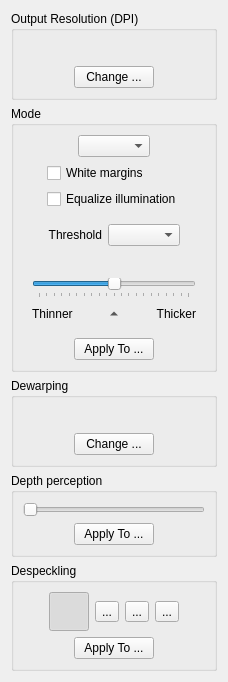
<?xml version="1.0" encoding="UTF-8"?>
<ui version="4.0">
 <class>OutputOptionsWidget</class>
 <widget class="QWidget" name="OutputOptionsWidget">
  <property name="geometry">
   <rect>
    <x>0</x>
    <y>0</y>
    <width>228</width>
    <height>621</height>
   </rect>
  </property>
  <property name="windowTitle">
   <string>Form</string>
  </property>
  <layout class="QVBoxLayout" name="verticalLayout_6">
   <item>
    <widget class="QGroupBox" name="dpiPanel">
     <property name="title">
      <string>Output Resolution (DPI)</string>
     </property>
     <layout class="QVBoxLayout" name="verticalLayout_2">
      <item>
       <layout class="QHBoxLayout" name="horizontalLayout_3">
        <item>
         <spacer name="horizontalSpacer_5">
          <property name="orientation">
           <enum>Qt::Horizontal</enum>
          </property>
          <property name="sizeHint" stdset="0">
           <size>
            <width>0</width>
            <height>20</height>
           </size>
          </property>
         </spacer>
        </item>
        <item>
         <widget class="QLabel" name="dpiLabel">
          <property name="text">
           <string/>
          </property>
         </widget>
        </item>
        <item>
         <spacer name="horizontalSpacer_6">
          <property name="orientation">
           <enum>Qt::Horizontal</enum>
          </property>
          <property name="sizeHint" stdset="0">
           <size>
            <width>0</width>
            <height>20</height>
           </size>
          </property>
         </spacer>
        </item>
       </layout>
      </item>
      <item>
       <layout class="QHBoxLayout" name="horizontalLayout_4">
        <item>
         <spacer name="horizontalSpacer_7">
          <property name="orientation">
           <enum>Qt::Horizontal</enum>
          </property>
          <property name="sizeHint" stdset="0">
           <size>
            <width>0</width>
            <height>20</height>
           </size>
          </property>
         </spacer>
        </item>
        <item>
         <widget class="QPushButton" name="changeDpiButton">
          <property name="text">
           <string>Change ...</string>
          </property>
         </widget>
        </item>
        <item>
         <spacer name="horizontalSpacer_8">
          <property name="orientation">
           <enum>Qt::Horizontal</enum>
          </property>
          <property name="sizeHint" stdset="0">
           <size>
            <width>0</width>
            <height>20</height>
           </size>
          </property>
         </spacer>
        </item>
       </layout>
      </item>
     </layout>
    </widget>
   </item>
   <item>
    <widget class="QGroupBox" name="modePanel">
     <property name="title">
      <string>Mode</string>
     </property>
     <property name="flat">
      <bool>false</bool>
     </property>
     <property name="checkable">
      <bool>false</bool>
     </property>
     <layout class="QVBoxLayout" name="verticalLayout_4">
      <item>
       <layout class="QHBoxLayout" name="horizontalLayout_2">
        <item>
         <spacer name="horizontalSpacer">
          <property name="orientation">
           <enum>Qt::Horizontal</enum>
          </property>
          <property name="sizeHint" stdset="0">
           <size>
            <width>0</width>
            <height>20</height>
           </size>
          </property>
         </spacer>
        </item>
        <item>
         <widget class="QComboBox" name="colorModeSelector"/>
        </item>
        <item>
         <spacer name="horizontalSpacer_2">
          <property name="orientation">
           <enum>Qt::Horizontal</enum>
          </property>
          <property name="sizeHint" stdset="0">
           <size>
            <width>0</width>
            <height>20</height>
           </size>
          </property>
         </spacer>
        </item>
       </layout>
      </item>
      <item>
       <widget class="QWidget" name="colorGrayscaleOptions" native="true">
        <layout class="QHBoxLayout" name="horizontalLayout_6">
         <property name="margin">
          <number>0</number>
         </property>
         <item>
          <spacer name="horizontalSpacer_13">
           <property name="orientation">
            <enum>Qt::Horizontal</enum>
           </property>
           <property name="sizeHint" stdset="0">
            <size>
             <width>13</width>
             <height>17</height>
            </size>
           </property>
          </spacer>
         </item>
         <item>
          <layout class="QVBoxLayout" name="verticalLayout_3">
           <item>
            <widget class="QCheckBox" name="whiteMarginsCB">
             <property name="text">
              <string>White margins</string>
             </property>
            </widget>
           </item>
           <item>
            <widget class="QCheckBox" name="equalizeIlluminationCB">
             <property name="text">
              <string>Equalize illumination</string>
             </property>
            </widget>
           </item>
          </layout>
         </item>
         <item>
          <spacer name="horizontalSpacer_14">
           <property name="orientation">
            <enum>Qt::Horizontal</enum>
           </property>
           <property name="sizeHint" stdset="0">
            <size>
             <width>13</width>
             <height>17</height>
            </size>
           </property>
          </spacer>
         </item>
        </layout>
       </widget>
      </item>
      <item>
       <widget class="QWidget" name="bwOptions" native="true">
        <layout class="QVBoxLayout" name="verticalLayout">
         <item>
          <layout class="QHBoxLayout" name="horizontalLayout_31">
           <item>
            <spacer name="horizontalSpacer_31">
             <property name="orientation">
              <enum>Qt::Horizontal</enum>
             </property>
             <property name="sizeHint" stdset="0">
              <size>
               <width>0</width>
               <height>20</height>
              </size>
             </property>
            </spacer>
           </item>
           <item>
            <widget class="QLabel" name="thresholdMethodLabel">
             <property name="text">
              <string>Threshold</string>
             </property>
             <property name="alignment">
              <set>Qt::AlignRight|Qt::AlignTrailing|Qt::AlignVCenter</set>
             </property>
            </widget>
           </item>
           <item>
            <widget class="QComboBox" name="thresholdMethodSelector"/>
           </item>
           <item>
            <spacer name="horizontalSpacer_32">
             <property name="orientation">
              <enum>Qt::Horizontal</enum>
             </property>
             <property name="sizeHint" stdset="0">
              <size>
               <width>0</width>
               <height>20</height>
              </size>
             </property>
            </spacer>
           </item>
          </layout>
         </item>
         <item>
          <layout class="QHBoxLayout" name="horizontalLayout_12">
           <item>
            <spacer name="horizontalSpacer_22">
             <property name="orientation">
              <enum>Qt::Horizontal</enum>
             </property>
             <property name="sizeHint" stdset="0">
              <size>
               <width>40</width>
               <height>20</height>
              </size>
             </property>
            </spacer>
           </item>
           <item>
            <widget class="QLabel" name="thresholLabel">
             <property name="text">
              <string/>
             </property>
            </widget>
           </item>
           <item>
            <spacer name="horizontalSpacer_21">
             <property name="orientation">
              <enum>Qt::Horizontal</enum>
             </property>
             <property name="sizeHint" stdset="0">
              <size>
               <width>40</width>
               <height>20</height>
              </size>
             </property>
            </spacer>
           </item>
          </layout>
         </item>
         <item>
          <widget class="QSlider" name="thresholdSlider">
           <property name="minimum">
            <number>-50</number>
           </property>
           <property name="maximum">
            <number>50</number>
           </property>
           <property name="pageStep">
            <number>5</number>
           </property>
           <property name="tracking">
            <bool>true</bool>
           </property>
           <property name="orientation">
            <enum>Qt::Horizontal</enum>
           </property>
           <property name="invertedAppearance">
            <bool>false</bool>
           </property>
           <property name="invertedControls">
            <bool>false</bool>
           </property>
           <property name="tickPosition">
            <enum>QSlider::TicksBelow</enum>
           </property>
          </widget>
         </item>
         <item>
          <layout class="QHBoxLayout" name="horizontalLayout_7">
           <property name="spacing">
            <number>0</number>
           </property>
           <item>
            <widget class="QLabel" name="lighterThresholdLink">
             <property name="text">
              <string>Thinner</string>
             </property>
            </widget>
           </item>
           <item>
            <widget class="QToolButton" name="neutralThresholdBtn">
             <property name="cursor">
              <cursorShape>PointingHandCursor</cursorShape>
             </property>
             <property name="text">
              <string/>
             </property>
             <property name="iconSize">
              <size>
               <width>12</width>
               <height>12</height>
              </size>
             </property>
             <property name="toolButtonStyle">
              <enum>Qt::ToolButtonIconOnly</enum>
             </property>
             <property name="autoRaise">
              <bool>true</bool>
             </property>
             <property name="arrowType">
              <enum>Qt::UpArrow</enum>
             </property>
            </widget>
           </item>
           <item>
            <widget class="QLabel" name="darkerThresholdLink">
             <property name="text">
              <string>Thicker</string>
             </property>
             <property name="alignment">
              <set>Qt::AlignRight|Qt::AlignTrailing|Qt::AlignVCenter</set>
             </property>
            </widget>
           </item>
          </layout>
         </item>
        </layout>
       </widget>
      </item>
      <item>
       <layout class="QHBoxLayout" name="horizontalLayout_5">
        <item>
         <spacer name="horizontalSpacer_9">
          <property name="orientation">
           <enum>Qt::Horizontal</enum>
          </property>
          <property name="sizeHint" stdset="0">
           <size>
            <width>0</width>
            <height>20</height>
           </size>
          </property>
         </spacer>
        </item>
        <item>
         <widget class="QPushButton" name="applyColorsButton">
          <property name="text">
           <string>Apply To ...</string>
          </property>
         </widget>
        </item>
        <item>
         <spacer name="horizontalSpacer_10">
          <property name="orientation">
           <enum>Qt::Horizontal</enum>
          </property>
          <property name="sizeHint" stdset="0">
           <size>
            <width>0</width>
            <height>20</height>
           </size>
          </property>
         </spacer>
        </item>
       </layout>
      </item>
     </layout>
    </widget>
   </item>
   <item>
    <widget class="QGroupBox" name="dewarpingPanel">
     <property name="title">
      <string>Dewarping</string>
     </property>
     <layout class="QVBoxLayout" name="verticalLayout_7">
      <item>
       <layout class="QHBoxLayout" name="horizontalLayout_11">
        <item>
         <spacer name="horizontalSpacer_19">
          <property name="orientation">
           <enum>Qt::Horizontal</enum>
          </property>
          <property name="sizeHint" stdset="0">
           <size>
            <width>0</width>
            <height>20</height>
           </size>
          </property>
         </spacer>
        </item>
        <item>
         <widget class="QLabel" name="dewarpingStatusLabel">
          <property name="text">
           <string/>
          </property>
         </widget>
        </item>
        <item>
         <spacer name="horizontalSpacer_20">
          <property name="orientation">
           <enum>Qt::Horizontal</enum>
          </property>
          <property name="sizeHint" stdset="0">
           <size>
            <width>0</width>
            <height>20</height>
           </size>
          </property>
         </spacer>
        </item>
       </layout>
      </item>
      <item>
       <layout class="QHBoxLayout" name="horizontalLayout_8">
        <item>
         <spacer name="horizontalSpacer_17">
          <property name="orientation">
           <enum>Qt::Horizontal</enum>
          </property>
          <property name="sizeHint" stdset="0">
           <size>
            <width>40</width>
            <height>20</height>
           </size>
          </property>
         </spacer>
        </item>
        <item>
         <widget class="QPushButton" name="changeDewarpingButton">
          <property name="text">
           <string>Change ...</string>
          </property>
         </widget>
        </item>
        <item>
         <spacer name="horizontalSpacer_18">
          <property name="orientation">
           <enum>Qt::Horizontal</enum>
          </property>
          <property name="sizeHint" stdset="0">
           <size>
            <width>40</width>
            <height>20</height>
           </size>
          </property>
         </spacer>
        </item>
       </layout>
      </item>
     </layout>
    </widget>
   </item>
   <item>
    <widget class="QGroupBox" name="depthPerceptionPanel">
     <property name="title">
      <string>Depth perception</string>
     </property>
     <layout class="QVBoxLayout" name="verticalLayout_8">
      <item>
       <widget class="QSlider" name="depthPerceptionSlider">
        <property name="minimum">
         <number>10</number>
        </property>
        <property name="maximum">
         <number>30</number>
        </property>
        <property name="pageStep">
         <number>5</number>
        </property>
        <property name="value">
         <number>10</number>
        </property>
        <property name="orientation">
         <enum>Qt::Horizontal</enum>
        </property>
       </widget>
      </item>
      <item>
       <layout class="QHBoxLayout" name="horizontalLayout_10">
        <item>
         <spacer name="horizontalSpacer_3">
          <property name="orientation">
           <enum>Qt::Horizontal</enum>
          </property>
          <property name="sizeHint" stdset="0">
           <size>
            <width>40</width>
            <height>20</height>
           </size>
          </property>
         </spacer>
        </item>
        <item>
         <widget class="QPushButton" name="applyDepthPerceptionButton">
          <property name="text">
           <string>Apply To ...</string>
          </property>
         </widget>
        </item>
        <item>
         <spacer name="horizontalSpacer_4">
          <property name="orientation">
           <enum>Qt::Horizontal</enum>
          </property>
          <property name="sizeHint" stdset="0">
           <size>
            <width>40</width>
            <height>20</height>
           </size>
          </property>
         </spacer>
        </item>
       </layout>
      </item>
     </layout>
    </widget>
   </item>
   <item>
    <widget class="QGroupBox" name="despecklePanel">
     <property name="title">
      <string>Despeckling</string>
     </property>
     <layout class="QVBoxLayout" name="verticalLayout_5">
      <item>
       <layout class="QHBoxLayout" name="horizontalLayout">
        <property name="spacing">
         <number>6</number>
        </property>
        <item>
         <spacer name="horizontalSpacer_11">
          <property name="orientation">
           <enum>Qt::Horizontal</enum>
          </property>
          <property name="sizeHint" stdset="0">
           <size>
            <width>40</width>
            <height>20</height>
           </size>
          </property>
         </spacer>
        </item>
        <item>
         <widget class="QToolButton" name="despeckleOffBtn">
          <property name="statusTip">
           <string>No despeckling</string>
          </property>
          <property name="text">
           <string/>
          </property>
          <property name="iconSize">
           <size>
            <width>32</width>
            <height>32</height>
           </size>
          </property>
          <property name="checkable">
           <bool>true</bool>
          </property>
          <property name="checked">
           <bool>true</bool>
          </property>
          <property name="autoExclusive">
           <bool>true</bool>
          </property>
         </widget>
        </item>
        <item>
         <widget class="QToolButton" name="despeckleCautiousBtn">
          <property name="statusTip">
           <string>Cautious despeckling</string>
          </property>
          <property name="text">
           <string>...</string>
          </property>
          <property name="icon">
           <iconset resource="../../../resources/resources.qrc">
            <normaloff>:/icons/despeckle-cautious.png.png</normaloff>:/icons/despeckle-cautious.png.png</iconset>
          </property>
          <property name="iconSize">
           <size>
            <width>32</width>
            <height>32</height>
           </size>
          </property>
          <property name="checkable">
           <bool>true</bool>
          </property>
          <property name="autoExclusive">
           <bool>true</bool>
          </property>
         </widget>
        </item>
        <item>
         <widget class="QToolButton" name="despeckleNormalBtn">
          <property name="statusTip">
           <string>Normal despeckling</string>
          </property>
          <property name="text">
           <string>...</string>
          </property>
          <property name="icon">
           <iconset resource="../../../resources/resources.qrc">
            <normaloff>:/icons/despeckle-normal.png.png</normaloff>:/icons/despeckle-normal.png.png</iconset>
          </property>
          <property name="iconSize">
           <size>
            <width>32</width>
            <height>32</height>
           </size>
          </property>
          <property name="checkable">
           <bool>true</bool>
          </property>
          <property name="autoExclusive">
           <bool>true</bool>
          </property>
         </widget>
        </item>
        <item>
         <widget class="QToolButton" name="despeckleAggressiveBtn">
          <property name="statusTip">
           <string>Aggressive despeckling</string>
          </property>
          <property name="text">
           <string>...</string>
          </property>
          <property name="icon">
           <iconset resource="../../../resources/resources.qrc">
            <normaloff>:/icons/despeckle-aggressive.png.png</normaloff>:/icons/despeckle-aggressive.png.png</iconset>
          </property>
          <property name="iconSize">
           <size>
            <width>32</width>
            <height>32</height>
           </size>
          </property>
          <property name="checkable">
           <bool>true</bool>
          </property>
          <property name="autoExclusive">
           <bool>true</bool>
          </property>
         </widget>
        </item>
        <item>
         <spacer name="horizontalSpacer_12">
          <property name="orientation">
           <enum>Qt::Horizontal</enum>
          </property>
          <property name="sizeHint" stdset="0">
           <size>
            <width>40</width>
            <height>20</height>
           </size>
          </property>
         </spacer>
        </item>
       </layout>
      </item>
      <item>
       <layout class="QHBoxLayout" name="horizontalLayout_9">
        <item>
         <spacer name="horizontalSpacer_15">
          <property name="orientation">
           <enum>Qt::Horizontal</enum>
          </property>
          <property name="sizeHint" stdset="0">
           <size>
            <width>0</width>
            <height>20</height>
           </size>
          </property>
         </spacer>
        </item>
        <item>
         <widget class="QPushButton" name="applyDespeckleButton">
          <property name="text">
           <string>Apply To ...</string>
          </property>
         </widget>
        </item>
        <item>
         <spacer name="horizontalSpacer_16">
          <property name="orientation">
           <enum>Qt::Horizontal</enum>
          </property>
          <property name="sizeHint" stdset="0">
           <size>
            <width>0</width>
            <height>20</height>
           </size>
          </property>
         </spacer>
        </item>
       </layout>
      </item>
     </layout>
    </widget>
   </item>
   <item>
    <spacer name="verticalSpacer_2">
     <property name="orientation">
      <enum>Qt::Vertical</enum>
     </property>
     <property name="sizeHint" stdset="0">
      <size>
       <width>20</width>
       <height>40</height>
      </size>
     </property>
    </spacer>
   </item>
  </layout>
 </widget>
 <resources>
  <include location="../../../resources/resources.qrc"/>
 </resources>
 <connections/>
</ui>
